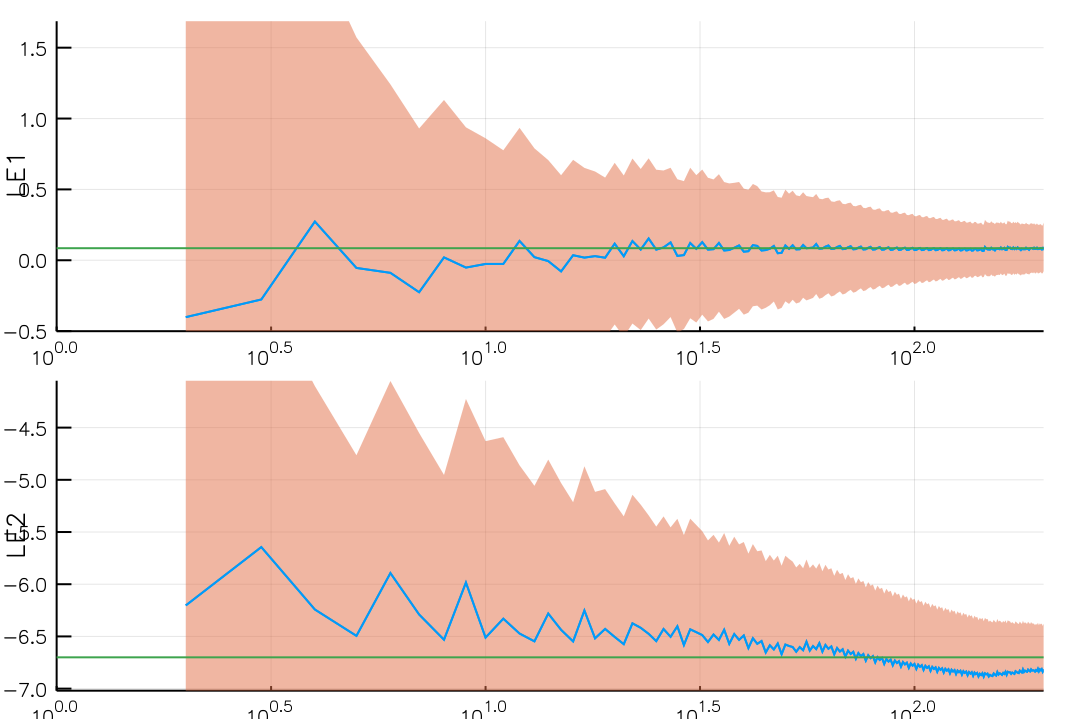

Write Julia code to recreate this figure.
using LyapunovExponents
using Plots
demo = solve!(LyapunovExponents.van_der_pol(); progress=1)
plt = plot(demo)
